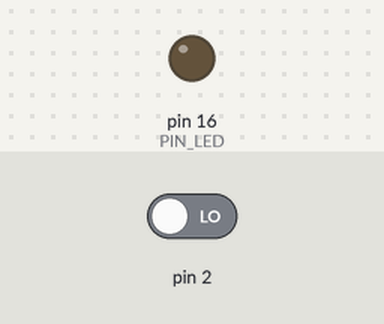
Recording of a sketch running on a simulated Arduino Uno, built with avr-gcc and run on an emulated ATmega328P. Shown: output pins drawn as LEDs (lit = HIGH). The inputs (shaded band) are chosen by the test bench; at power-on: pin 2 LOW.

Above: at 1.2 s.
1.3 s: pin 2 driven HIGH
At 1.9 s:
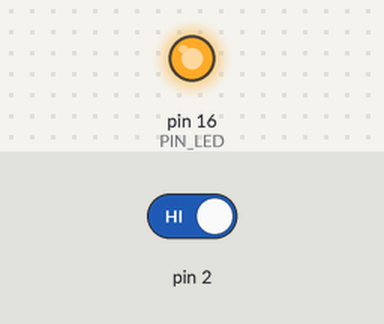
2.8 s: pin 2 driven LOW
At 4.2 s:
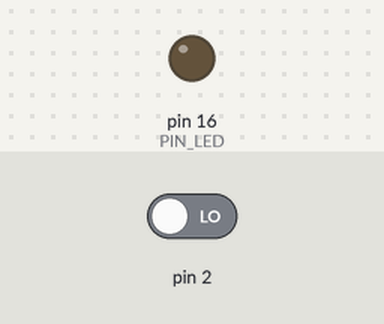
Timing chart, 0 to 5.8 s (numbered marks = the images above; inputs shaded):
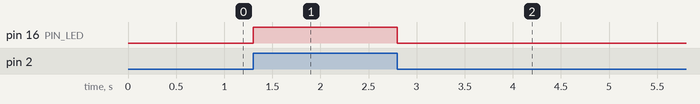

Measured:
- after the input at 1.3 s, pin 16 (PIN_LED): LOW → HIGH at once
- after the input at 2.8 s, pin 16 (PIN_LED): HIGH → LOW at once

The sketch:

interrupt.ino
```cpp
/*
  文件名称：interrupt.ino
  功能：中断控制LED 示例
  作者：www.doit.am
  日期：2017-2
  版本：1.0
*/

#define PIN_LED 16
#define KEY_FLASH 0
volatile int state = LOW;// 定义默认输入状态

void setup() {
  pinMode(PIN_LED, OUTPUT);
  pinMode(KEY_FLASH, INPUT);
  digitalWrite(PIN_LED,LOW);//初始LED灯置为低电平，表示点亮
  // 监视中断输入按键的变化，此函数为中断函数入口句柄
  attachInterrupt(KEY_FLASH,stateChange,CHANGE);
}
//中断函数
void stateChange(){
 //LED灯状态翻转，实现发生外部按键事件时对LED灯状态的改变
 state=!state;
 digitalWrite(PIN_LED,state);
}
void loop() {
}
```
